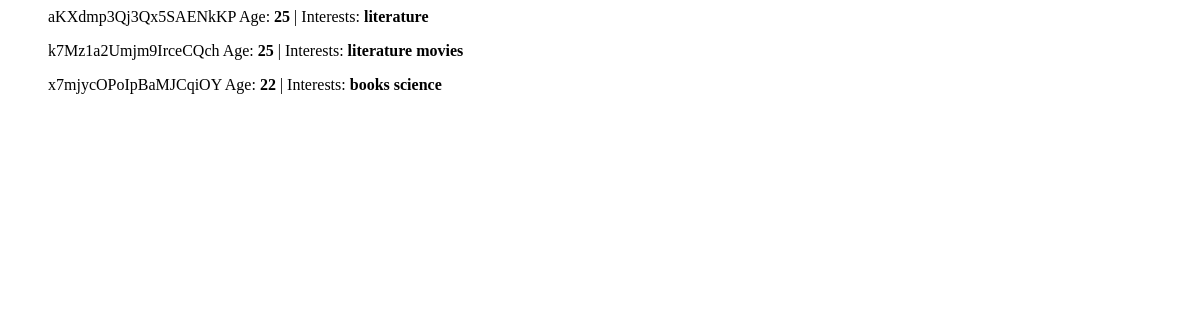
Page /popclick/profiles/ on the earlier database version.
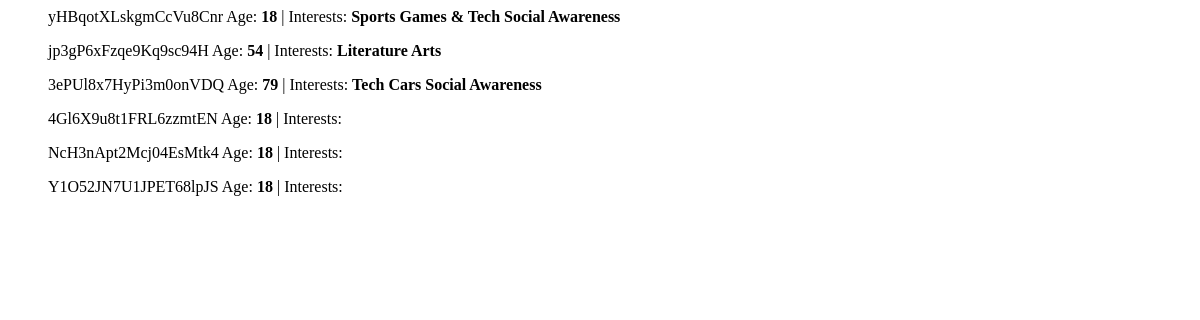
Same page on the later database version.
### popclick/models.py (models this page shows, shortened)
class Profile(models.Model):
    age = models.IntegerField(default=0)
    token = models.CharField(unique=True, max_length=200)
    auth = models.CharField(max_length=530)
    logtime = models.DateTimeField(auto_now=True)
    gender = models.CharField(max_length=20, default=None)
    interests = models.ManyToManyField(Interest, through='ProfileInterest')
    activated = models.BooleanField(default=False)
    created_at = models.DateTimeField(auto_now_add=True)
    updated_at = models.DateTimeField(auto_now=True)

class Interest(models.Model):
    name = models.CharField(max_length=200, primary_key=True)

### popclick/views.py (the view)
def profiles(request):
    profiles = Profile.objects.all()
    interests = Interest.objects.all()
    profile_interests = {}
    for each_prof in profiles:
        curr_interests = each_prof.interests.all()
        curr_int_names = []
        for each_int in curr_interests:
            curr_int_names.append(each_int.name)
        profile_interests[each_prof.token] = curr_int_names
    context = { 'profile_interests': profile_interests, 'profiles': profiles, 'interests': interests}
    return render(request, 'profiles.html', context)

### popclick/templates/profiles.html
{% for profile in profiles %}
<ul>
	<il>{{ profile.token }}</il>
	<il>Age: <b>{{ profile.age }}</b></il>
	|
	<il>Interests: {% for pr, v in profile_interests.items %}
			{% if pr == profile.token %}
				<b>{% for i in v %}
					{{ i }}
				{% endfor %}</b>
			{% endif %}
		{% endfor %}
	</il>
</ul>
{% endfor %}

Differences in the rows shown:
removed Profile: token "aKXdmp3Qj3Qx5SAENkKP", age "25"
no longer on this page (row unchanged): Interest: v "literature" "literature"
removed Profile: token "k7Mz1a2Umjm9IrceCQch", age "25"
no longer on this page (row unchanged): Interest: v "movies"
removed Profile: token "x7mjycOPoIpBaMJCqiOY", age "22"
no longer on this page (row unchanged): Interest: v "books"
no longer on this page (row unchanged): Interest: v "science"
added Profile: token "yHBqotXLskgmCcVu8Cnr", age "18"
added Interest: v "Sports"
added Interest: v "Games & Tech"
added Interest: v "Social Awareness" "Social Awareness"
added Profile: token "jp3gP6xFzqe9Kq9sc94H", age "54"
added Interest: v "Literature"
added Interest: v "Arts"
added Profile: token "3ePUl8x7HyPi3m0onVDQ", age "79"
added Interest: v "Tech"
added Interest: v "Cars"
added Profile: token "4Gl6X9u8t1FRL6zzmtEN", age "18"
added Profile: token "NcH3nApt2Mcj04EsMtk4", age "18"
added Profile: token "Y1O52JN7U1JPET68lpJS", age "18"
